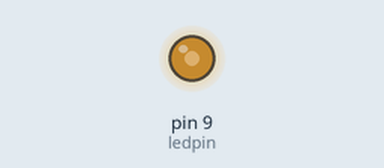
Simulated run of this sketch. Board: Arduino Uno, built with avr-gcc and run on an emulated ATmega328P. Shown: output pins drawn as LEDs (lit = HIGH).

Above: at 0.1 s.
Timing chart, 0 to 1.6 s (numbered marks = the images above):
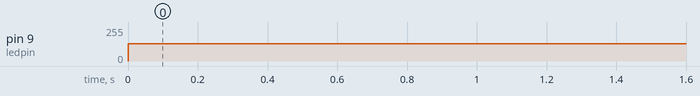

The sketch:

fix_PWM.ino
```cpp
int value = 0;       // переменная для хранения значения ШИМ
int ledpin = 9;      // светодиод подключён к выводу 9

void setup()
{
  // ничего не устанавливаем
}

void loop()
{
    analogWrite(ledpin, 128);

}
```

Measured:
- by itself, pin 9 (ledpin): 0/255 → 128/255 at 0.00 s
